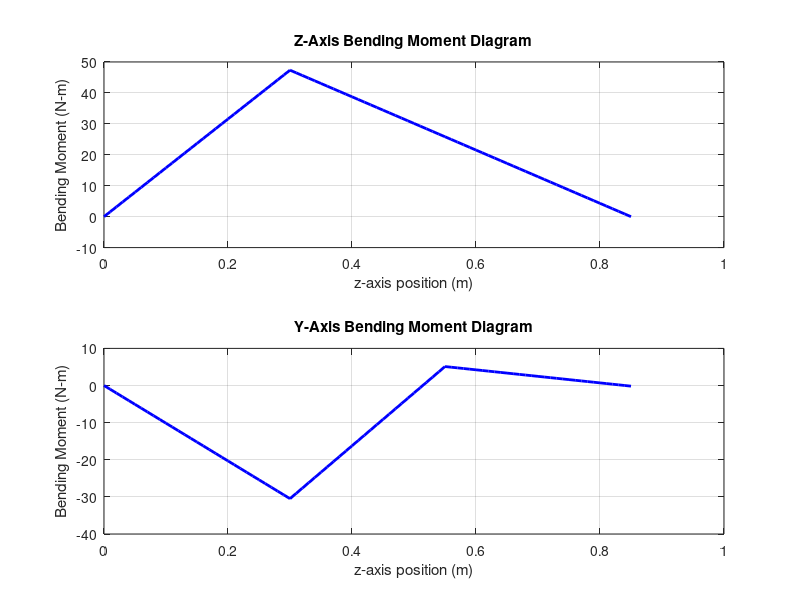
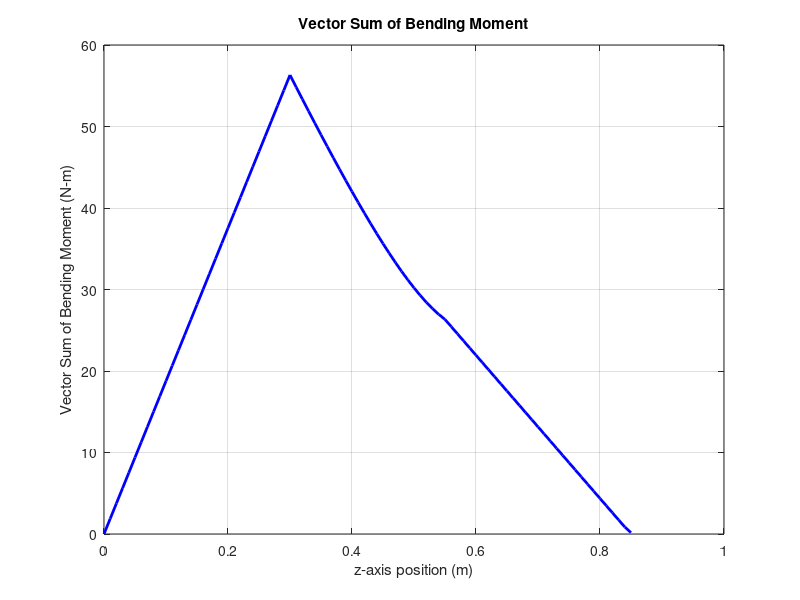
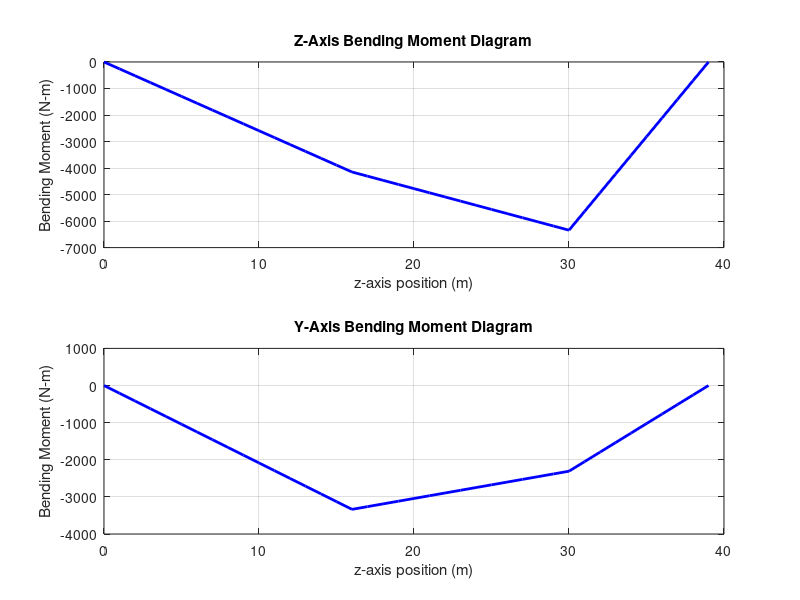
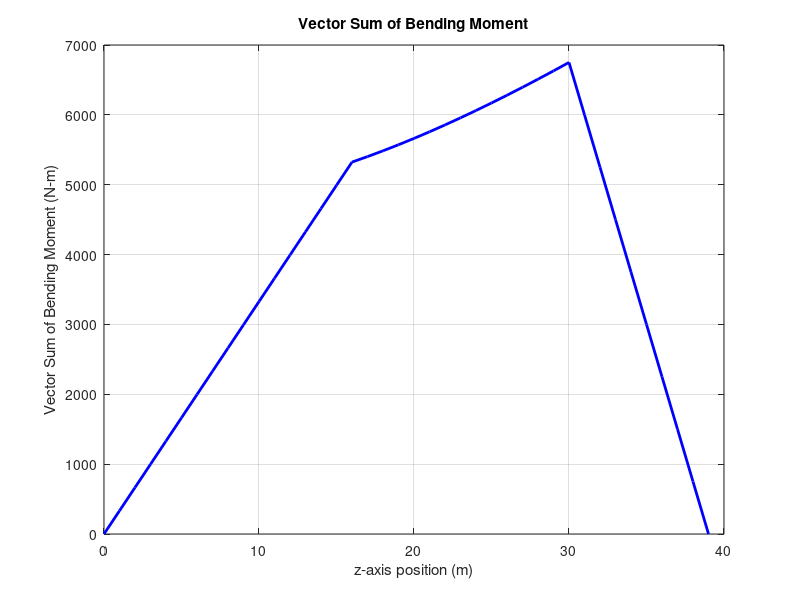

Write the MATLAB code that produced these figures, in order.
clear all;
close all;
clc;


% p1
% Define beam properties and loading
L = 0.85; % Length of the beam
P = 243.95; % Applied load at some point along the beam
x = linspace(0, L, 86); % Create a vector of z-axis positions

P1 = 243.95; 
P2 = 265.625+53.125;
% Calculate bending moments along the beam
M_Z = P*x-86.1*x;
M_Z(32:86)=(P*0.3-86.1*0.3)-86.1*(x(32:86)-0.3);

% Calculate bending moments along the beam M_Y
M_Y = (-P1+P2-176.4)*x; 
M_Y(32:56) = (-P1+P2-176.4)*0.3+P2*(x(32:56)-0.3)-176.4*(x(32:56)-0.3);
M_Y(57:86) = (-P1+P2-176.4)*0.3+P2*(0.55-0.3)-176.4*(0.55-0.3)-17.6*(x(57:86)-0.55);

V_sum = sqrt(M_Y.^2+M_Z.^2);

% Plot the bending moment diagram
figure;
subplot(2,1,1)
plot(x, M_Z, 'b-', 'LineWidth', 2);
xlabel('z-axis position (m)');
ylabel('Bending Moment (N-m)');
title('Z-Axis Bending Moment Diagram');
grid on;

subplot(2,1,2)
plot(x, M_Y, 'b-', 'LineWidth', 2);
xlabel('z-axis position (m)');
ylabel('Bending Moment (N-m)');
title('Y-Axis Bending Moment Diagram');
grid on;

hold off
figure()
plot(x, V_sum, 'b-', 'LineWidth', 2);
xlabel('z-axis position (m)');
ylabel('Vector Sum of Bending Moment (N-m)');
title('Vector Sum of Bending Moment');
grid on;

%% p2
% Define beam properties and loading
L = 39; % Length of the beam
P_1 = 102.6; % Applied load at some point along the beam
P_2 = 861.5;
P_3 = 704.77;
x = linspace(0, L, 40); % Create a vector of z-axis positions

P1 = 281.9; 
P2 = 183.1;
P3 = 256.5;
% Calculate bending moments along the beam
M_Z = (-P_1-P_2+P_3)*x; 
M_Z(17:30) = (-P_1-P_2+P_3)*16-P_2*(x(17:30)-16)+P_3*(x(17:30)-16);
M_Z(31:40) = (-P_1-P_2+P_3)*16-P_2*(30-16)+P_3*(30-16)+P_3*(x(31:40)-30);

% Calculate bending moments along the beam M_Y
M_Y = (-P1-P2+P3)*x; 
M_Y(17:30) = (-P1-P2+P3)*16-P2*(x(17:30)-16)+P3*(x(17:30)-16);
M_Y(31:40) = (-P1-P2+P3)*16-P2*(30-16)+P3*(30-16)+P3*(x(31:40)-30);
V_sum = sqrt(M_Y.^2+M_Z.^2);

% Plot the bending moment diagram
figure;
subplot(2,1,1)
plot(x, M_Z, 'b-', 'LineWidth', 2);
xlabel('z-axis position (m)');
ylabel('Bending Moment (N-m)');
title('Z-Axis Bending Moment Diagram');
grid on;

subplot(2,1,2)
plot(x, M_Y, 'b-', 'LineWidth', 2);
xlabel('z-axis position (m)');
ylabel('Bending Moment (N-m)');
title('Y-Axis Bending Moment Diagram');
grid on;

hold off
figure()
plot(x, V_sum, 'b-', 'LineWidth', 2);
xlabel('z-axis position (m)');
ylabel('Vector Sum of Bending Moment (N-m)');
title('Vector Sum of Bending Moment');
grid on;
materialProps.S_e = 10.33;
materialProps.S_ut = 64;
bearingLocs = [1 30];
gearLocs = [16 39];
gearForces = [300 300];
torque = 469.85;
shaftLength = 39;
% shaftSafetyFactorDistribution(materialProps, bearingLocs, gearLocs, gearForces, torque, shaftLength)

function shaftSafetyFactorDistribution(materialProps, bearingLocs, gearLocs, gearForces, torque, shaftLength)
    % Inputs:
    % materialProps - Structure with material properties: S_ut (ultimate strength) and S_e (endurance limit)
    % bearingLocs - Vector with the locations of the bearings from the left end of the shaft
    % gearLocs - Vector with the locations of the gears from the left end of the shaft
    % gearForces - Vector with the forces acting on the gears
    % torque - Applied torque between the gears
    % shaftLength - Total length of the shaft
    
    % Define the shaft discretization
    x = linspace(0, shaftLength, 1000); % Discretize the shaft length
    M = zeros(size(x)); % Bending moment
    T = zeros(size(x)); % Torque distribution
    sigma_m = zeros(size(x)); % Mean stress
    sigma_a = zeros(size(x)); % Alternating stress
    n = zeros(size(x)); % Safety factor
    
    % Assume reaction forces are calculated and applied at bearing locations
    % This is a simplification; in practice, you might need to solve
    % statically indeterminate systems for reactions.
    R = sum(gearForces)/2; % Assuming equal reaction forces for simplicity
    
    % Calculate bending moment distribution
    for i = 1:length(gearLocs)
        for j = 1:length(x)
            if x(j) > bearingLocs(1) && x(j) < gearLocs(i)
                M(j) = M(j) + R * (x(j) - bearingLocs(1)) - sum(gearForces(1:i)) * (x(j) - gearLocs(i));
            elseif x(j) >= gearLocs(i) && x(j) < bearingLocs(2)
                M(j) = M(j) - gearForces(i) * (x(j) - gearLocs(i));
            end
        end
    end
    
    % Torque distribution (assuming it's applied only between the gears)
    for i = 1:length(x)
        if x(i) > gearLocs(1) && x(i) < gearLocs(2)
            T(i) = torque;
        end
    end
    
    % Calculate the von Mises stress and safety factor along the shaft
    d = 2.5; % Assuming a small element size for integration
    J = pi * d^4 / 32; % Polar moment of inertia
    I = pi * d^4 / 64; % Moment of inertia
    for i = 1:length(x)
        sigma_b = M(i) * d/2 / I; % Bending stress
        tau_t = T(i) * d/2 / J; % Torsional shear stress
        sigma_eq = sqrt(sigma_b^2 + 3 * tau_t^2); % von Mises equivalent stress
        
        % Assuming mean and alternating stress are equal to sigma_eq for demonstration
        sigma_m(i) = sigma_eq;
        sigma_a(i) = sigma_eq;
        
        % Goodman criterion for safety factor
        n(i) = 1 / ((sigma_a(i) / materialProps.S_e) + (sigma_m(i) / materialProps.S_ut));
    end
    
    % Plotting
    figure;
    plot(x, n, 'LineWidth', 2);
    title('Safety Factor Distribution Along the Shaft');
    xlabel('Position along the shaft (mm)');
    ylabel('Safety Factor');
    grid on;
end
